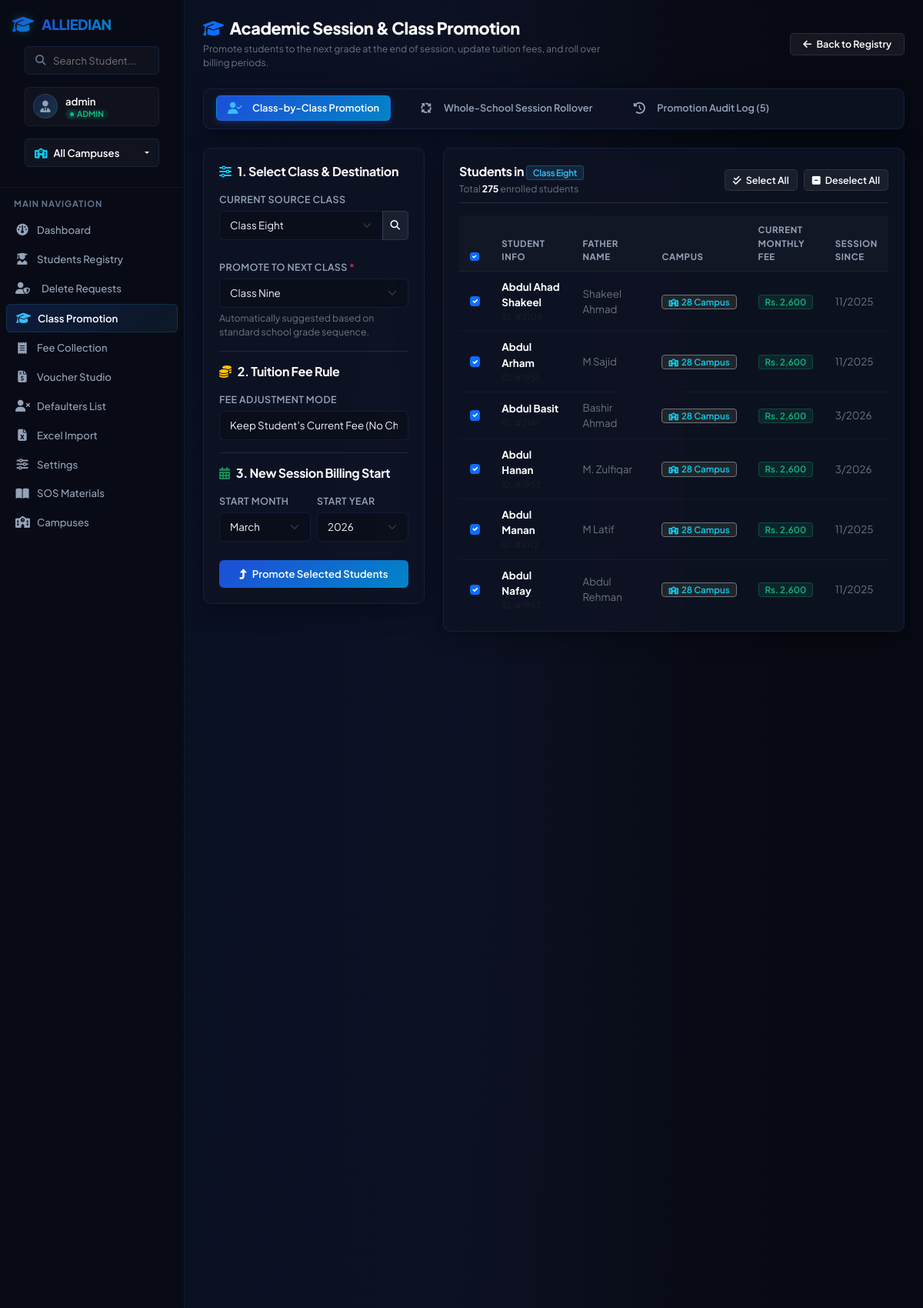
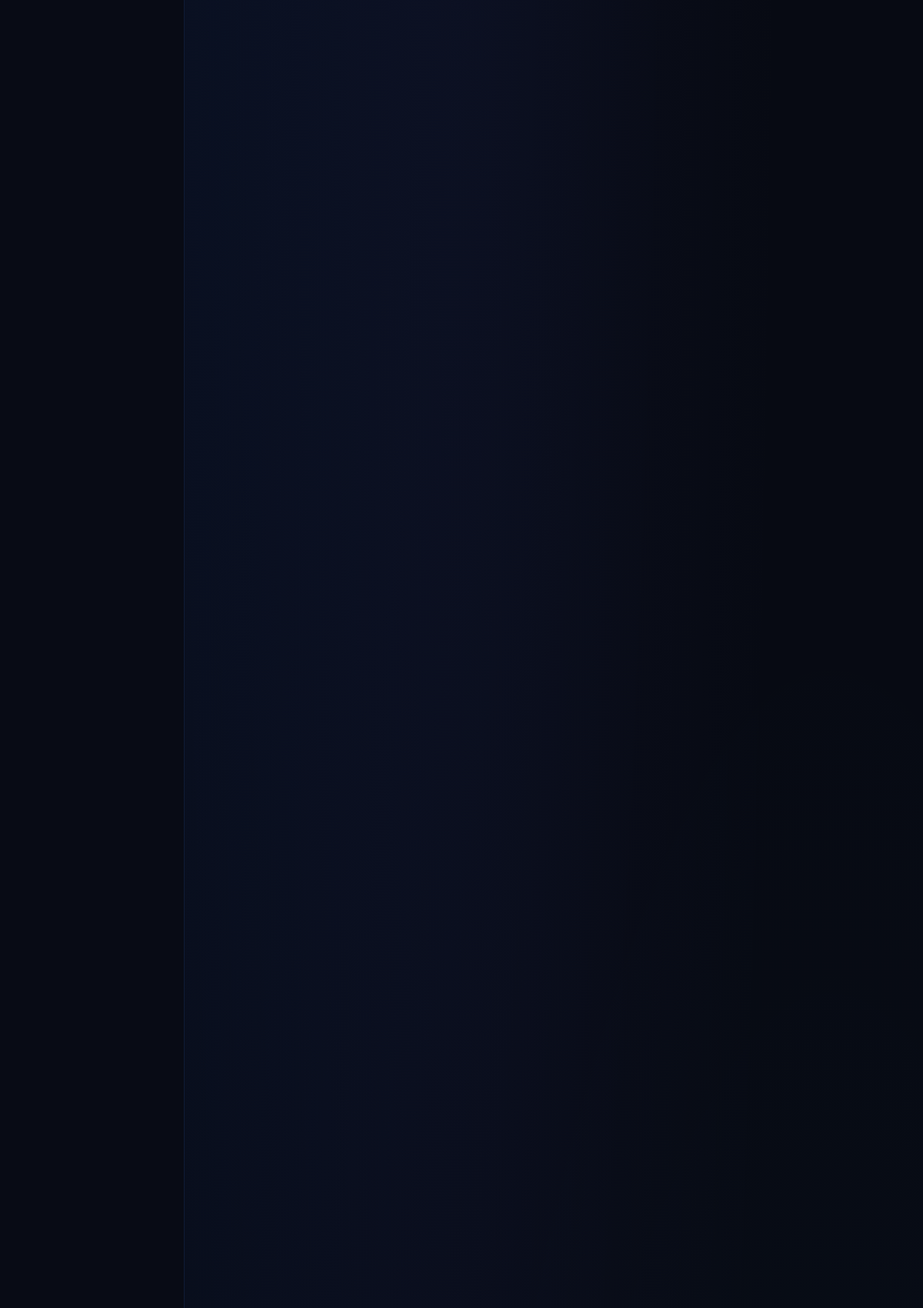
Screenshot of /students/promotion (signed in, upper part) with the database file from the repository (2 pictures, top to bottom).
### tables this page shows
CREATE TABLE students (
            id INTEGER PRIMARY KEY AUTOINCREMENT,
            name TEXT NOT NULL,
            father_name TEXT,
            class TEXT NOT NULL,
            monthly_fee REAL NOT NULL,
            start_month INTEGER DEFAULT 3,
            start_year INTEGER DEFAULT 2026
        , campus_id INTEGER REFERENCES campuses(id), annual_charges REAL DEFAULT 0, phone_number TEXT, opening_arrears REAL DEFAULT 0);

CREATE TABLE campuses (
            id INTEGER PRIMARY KEY AUTOINCREMENT,
            name TEXT NOT NULL,
            code TEXT UNIQUE NOT NULL
        );

### app.py (the view, shortened to what this page needs)
@app.route('/students/promotion', methods=['GET', 'POST'])
@login_required
def students_promotion():
    active_campus_id = get_active_campus_id()
    conn = get_db_connection()
    conn.execute('''
        CREATE TABLE IF NOT EXISTS promotion_history (
            id INTEGER PRIMARY KEY AUTOINCREMENT,
            student_id INTEGER NOT NULL,
            student_name TEXT NOT NULL,
            from_class TEXT NOT NULL,
            to_class TEXT NOT NULL,
            previous_fee REAL NOT NULL,
            new_fee REAL NOT NULL,
            new_start_month INTEGER NOT NULL,
            new_start_year INTEGER NOT NULL,
            promoted_by_user TEXT NOT NULL,
            promoted_at TEXT NOT NULL,
            campus_id INTEGER REFERENCES campuses(id)
        )
    ''')
    db_classes_query = "SELECT DISTINCT class FROM students"
    db_classes_params = []
    if active_campus_id:
        db_classes_query += " WHERE campus_id = ?"
        db_classes_params = [active_campus_id]
    db_classes_query += " ORDER BY class"
    db_classes_rows = conn.execute(db_classes_query, db_classes_params).fetchall()
    existing_classes = [r['class'] for r in db_classes_rows if r['class']]
    all_classes = list(dict.fromkeys(STANDARD_CLASSES + existing_classes))
    source_class = request.args.get('source_class', '').strip()
    if not source_class and existing_classes:
        source_class = existing_classes[0]
    elif not source_class and all_classes:
        source_class = all_classes[0]
    suggested_target_class = CLASS_PROMOTION_MAP.get(source_class, 'One')
    students_in_class = []
    if source_class:
        s_query = "SELECT s.*, c.name as campus_name FROM students s LEFT JOIN campuses c ON s.campus_id = c.id WHERE s.class = ?"
        s_params = [source_class]
        if active_campus_id:
            s_query += " AND s.campus_id = ?"
            s_params.append(active_campus_id)
        s_query += " ORDER BY s.name"
        students_in_class = conn.execute(s_query, s_params).fetchall()
    h_query = "SELECT h.*, c.name as campus_name FROM promotion_history h LEFT JOIN campuses c ON h.campus_id = c.id"
    h_params = []
    if session.get('role') != 'admin':
        h_query += " WHERE h.campus_id = ?"
        h_params.append(session.get('campus_id'))
    elif active_campus_id:
        h_query += " WHERE h.campus_id = ?"
        h_params.append(active_campus_id)
    h_query += " ORDER BY h.id DESC LIMIT 40"
    promotion_history = conn.execute(h_query, h_params).fetchall()
    conn.close()
    current_year = datetime.now().year
    return render_template('promotion.html',
                           classes=all_classes,
                           source_class=source_class,
                           suggested_target_class=suggested_target_class,
                           students=students_in_class,
                           promotion_history=promotion_history,
                           months=MONTH_NUM_TO_NAME,
                           current_year=current_year,
                           class_map=CLASS_PROMOTION_MAP)

### app.py (called while the page is built)
def get_db_connection():
    conn = sqlite3.connect(DB_PATH)
    conn.row_factory = sqlite3.Row
    conn.execute("PRAGMA foreign_keys = ON")
    return conn

def get_active_campus_id():
    if session.get('role') == 'admin':
        return session.get('selected_campus_id') # Can be None for "All Campuses"
    return session.get('campus_id')

def login_required(f):
    from functools import wraps
    @wraps(f)
    def decorated_function(*args, **kwargs):
        if 'logged_in' not in session:
            return redirect(url_for('login'))
        return f(*args, **kwargs)
    return decorated_function

### templates/promotion.html (shortened to what this page needs)
{% extends 'base.html' %}
{% block content %}
<div class="row align-items-center mb-4">
    <div class="col-md-7">
        <h1 class="page-title mb-1"><i class="fa-solid fa-graduation-cap text-primary me-2"></i>Academic Session & Class Promotion</h1>
        <p class="text-secondary small mb-0">Promote students to the next grade at the end of session, update tuition fees, and roll over billing periods.</p>
    </div>
    <div class="col-md-5 text-md-end mt-3 mt-md-0">
        <a href="{{ url_for('students_view') }}" class="btn btn-secondary btn-sm px-3">
            <i class="fa-solid fa-arrow-left me-1"></i> Back to Registry
        </a>
    </div>
</div>
<div class="glass-panel mb-4 p-2">
    <ul class="nav nav-pills custom-nav-pills" id="promotionTabs" role="tablist">
        <li class="nav-item" role="presentation">
            <button class="nav-link active" id="class-wise-tab" data-bs-toggle="pill" data-bs-target="#class-wise-pane" type="button" role="tab">
                <i class="fa-solid fa-user-check me-1"></i> Class-by-Class Promotion
            </button>
        </li>
        <li class="nav-item" role="presentation">
            <button class="nav-link" id="batch-tab" data-bs-toggle="pill" data-bs-target="#batch-pane" type="button" role="tab">
                <i class="fa-solid fa-arrows-spin me-1"></i> Whole-School Session Rollover
            </button>
        </li>
        <li class="nav-item" role="presentation">
            <button class="nav-link" id="history-tab" data-bs-toggle="pill" data-bs-target="#history-pane" type="button" role="tab">
                <i class="fa-solid fa-clock-rotate-left me-1"></i> Promotion Audit Log ({{ promotion_history|length }})
            </button>
        </li>
    </ul>
</div>
<div class="tab-content" id="promotionTabsContent">
    <div class="tab-pane fade show active" id="class-wise-pane" role="tabpanel">
        <div class="row g-4">
            <div class="col-lg-4">
                <div class="glass-panel mb-4">
                    <h5 class="text-white mb-3 fs-6 fw-bold"><i class="fa-solid fa-sliders text-info me-2"></i>1. Select Class & Destination</h5>
                    <form method="GET" action="{{ url_for('students_promotion') }}" class="mb-4">
                        <label class="form-label">Current Source Class</label>
                        <div class="input-group">
                            <select class="form-select" name="source_class" onchange="this.form.submit()">
                                {% for c in classes %}
                                <option value="{{ c }}" {% if source_class == c %}selected{% endif %}>Class {{ c }}</option>
                                {% endfor %}
                            </select>
                            <button type="submit" class="btn btn-secondary btn-sm"><i class="fa-solid fa-magnifying-glass"></i></button>
                        </div>
                    </form>
                    <form method="POST" action="{{ url_for('students_promotion') }}" id="promoteForm">
                        <div class="mb-3">
                            <label for="target_class" class="form-label">Promote To Next Class <span class="text-danger">*</span></label>
                            <select class="form-select" id="target_class" name="target_class" required>
                                {% for c in classes %}
                                <option value="{{ c }}" {% if suggested_target_class == c %}selected{% endif %}>Class {{ c }}</option>
                                {% endfor %}
                            </select>
                            <div class="form-text text-secondary small">Automatically suggested based on standard school grade sequence.</div>
                        </div>
                        <hr class="border-secondary opacity-25 my-3">
                        <h5 class="text-white mb-3 fs-6 fw-bold"><i class="fa-solid fa-coins text-warning me-2"></i>2. Tuition Fee Rule</h5>
                        <div class="mb-3">
                            <label class="form-label">Fee Adjustment Mode</label>
                            <select class="form-select" id="fee_mode" name="fee_mode" onchange="handleFeeModeChange()">
                                <option value="keep" selected>Keep Student's Current Fee (No Change)</option>
                            </select>
                        </div>
                        <hr class="border-secondary opacity-25 my-3">
                        <h5 class="text-white mb-3 fs-6 fw-bold"><i class="fa-solid fa-calendar-days text-success me-2"></i>3. New Session Billing Start</h5>
                        <div class="row g-2 mb-4">
                            <div class="col-6">
                                <label for="new_start_month" class="form-label">Start Month</label>
                                <select class="form-select" id="new_start_month" name="new_start_month">
                                    {% for val, name in months.items() %}
                                    <option value="{{ val }}" {% if val == 3 %}selected{% endif %}>{{ name }}</option>
                                    {% endfor %}
                                </select>
                            </div>
                            <div class="col-6">
                                <label for="new_start_year" class="form-label">Start Year</label>
                                <select class="form-select" id="new_start_year" name="new_start_year">
                                    {% for y in range(current_year, current_year + 3) %}
                                    <option value="{{ y }}" {% if y == current_year %}selected{% endif %}>{{ y }}</option>
                                    {% endfor %}
                                </select>
                            </div>
                        </div>
                        <button type="submit" class="btn btn-primary w-100 py-2" id="submitPromoteBtn" onclick="return confirm('Confirm Class Promotion: Promote all checked students to the target class?');">
                            <i class="fa-solid fa-turn-up me-1"></i> Promote Selected Students
                        </button>
                    </form>
                </div>
            </div>
            <div class="col-lg-8">
                <div class="glass-panel">
                    <div class="d-flex justify-content-between align-items-center flex-wrap gap-2 mb-3 pb-2 border-bottom border-secondary border-opacity-25">
                        <div>
                            <h5 class="text-white mb-0 fs-6 fw-bold">
                                Students in <span class="badge badge-class">Class {{ source_class }}</span>
                            </h5>
                            <span class="text-secondary small">Total <strong class="text-white">{{ students|length }}</strong> enrolled students</span>
                        </div>
                        <div class="d-flex gap-2">
                            <button type="button" class="btn btn-secondary btn-sm" onclick="toggleAllStudents(true)">
                                <i class="fa-solid fa-check-double me-1"></i> Select All
                            </button>
                            <button type="button" class="btn btn-secondary btn-sm" onclick="toggleAllStudents(false)">
                                <i class="fa-solid fa-square-minus me-1"></i> Deselect All
                            </button>
                        </div>
                    </div>
                    {% if students %}
                    <div class="table-responsive" style="max-height: 520px; overflow-y: auto;">
                        <table class="table table-custom">
                            <thead class="sticky-top" style="background: #0d1222;">
                                <tr>
                                    <th style="width: 40px;">
                                        <input class="form-check-input" type="checkbox" id="masterCheckbox" checked onchange="toggleAllStudents(this.checked)">
                                    </th>
                                    <th>Student Info</th>
                                    <th>Father Name</th>
                                    {% if session.role == 'admin' and not active_campus_id %}
                                    <th>Campus</th>
                                    {% endif %}
                                    <th>Current Monthly Fee</th>
                                    <th>Session Since</th>
                                </tr>
                            </thead>
                            <tbody>
                                {% for s in students %}
                                <tr>
                                    <td>
                                        <input class="form-check-input student-chk" type="checkbox" name="student_ids" value="{{ s.id }}" form="promoteForm" checked>
                                    </td>
                                    <td>
                                        <div class="d-flex flex-column">
                                            <span class="fw-bold text-white">{{ s.name }}</span>
                                            <span class="text-muted" style="font-size: 0.72rem;">ID: #{{ s.id }}</span>
                                        </div>
                                    </td>
                                    <td class="text-secondary">{{ s.father_name or '—' }}</td>
                                    {% if session.role == 'admin' and not active_campus_id %}
                                    <td>
                                        <span class="badge bg-dark border border-secondary text-info">
                                            <i class="fa-solid fa-school me-1" style="font-size: 10px;"></i>{{ s.campus_name }}
                                        </span>
                                    </td>
                                    {% endif %}
                                    <td><span class="badge badge-amount">Rs. {{ "{:,.0f}".format(s.monthly_fee) }}</span></td>
                                    <td class="text-secondary small">{{ s.start_month }}/{{ s.start_year }}</td>
                                </tr>
                                {% endfor %}
                            </tbody>
                        </table>
                    </div>
                    {% else %}
                    <div class="text-center py-5 text-secondary">
                        <i class="fa-solid fa-users-slash fs-2 mb-3 text-muted d-block"></i>
                        No students currently enrolled in <strong>Class {{ source_class }}</strong>.
                    </div>
                    {% endif %}
                </div>
            </div>
        </div>
    </div>
</div>
{% endblock %}

### rows the page displays
students: name "Abdul Ahad Shakeel", father_name "Shakeel Ahmad", campus_name "28 Campus", monthly_fee "2,600", start_month "11", start_year "2025"
students: name "Abdul Arham", father_name "M Sajid", campus_name "28 Campus", monthly_fee "2,600", start_month "11", start_year "2025"
students: name "Abdul Basit", father_name "Bashir Ahmad", campus_name "28 Campus", monthly_fee "2,600", start_month "3", start_year "2026"
students: name "Abdul Hanan", father_name "M. Zulfiqar", campus_name "28 Campus", monthly_fee "2,600", start_month "3", start_year "2026"
students: name "Abdul Manan", father_name "M Latif", campus_name "28 Campus", monthly_fee "2,600", start_month "11", start_year "2025"
students: name "Abdul Nafay", father_name "Abdul Rehman", campus_name "28 Campus", monthly_fee "2,600", start_month "11", start_year "2025"

### other values shown
{{ session.username }} "admin"
{{ session.role|upper }} "ADMIN"
{{ active_campus_name }} "All Campuses"
{{ promotion_history|length }} "5"
{{ source_class }} "Eight"
{{ students|length }} "275"
form field new_start_month "March"
form field new_start_year "2026"
